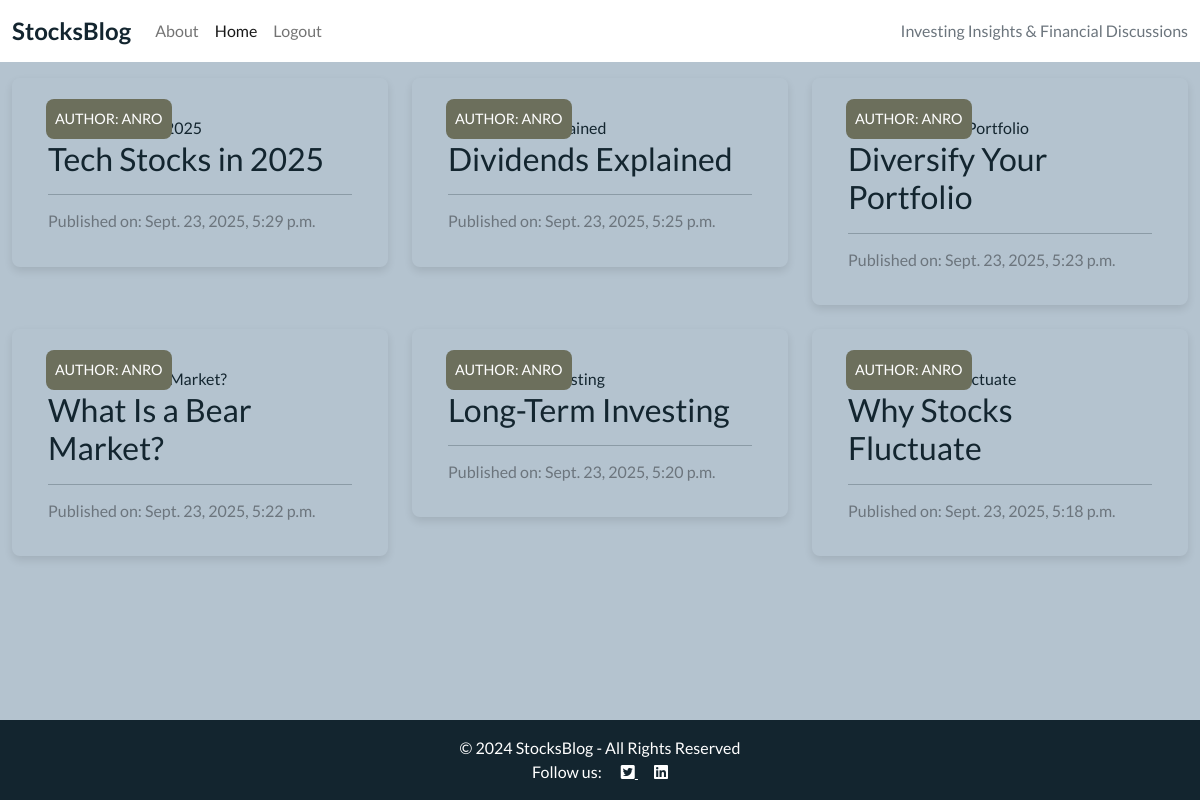
The app's page / (signed in) with its own data.
### blog/models.py (models this page shows, shortened)
class Post(models.Model):
    title = models.CharField(max_length=200)
    slug = models.SlugField(max_length=200, unique=True, blank=True)
    author = models.ForeignKey(
        User,
        on_delete=models.CASCADE,
        related_name="blog_posts"
    )
    featured_image = CloudinaryField('image', default='placeholder')
    content = models.TextField(default='Default content for new posts')
    created_on = models.DateTimeField(auto_now_add=True)
    status = models.IntegerField(choices=STATUS, default=0)
    excerpt = models.TextField(blank=True)
    updated_on = models.DateTimeField(auto_now=True)
    class Meta:
        ordering = ["-created_on"]

### blog/views.py (the view)
# urls.py: path('', views.PostList.as_view(), name='post_list'),
class PostList(generic.ListView):
    model = Post
    template_name = "blog/index.html"
    paginate_by = 6
    context_object_name = 'posts'
    ordering = ['-created_on']
    def get_queryset(self):
        return Post.objects.filter(status=1).order_by('-created_on')

### blog/templates/blog/index.html (shortened to what this page needs)
{% extends "blog/base.html" %}
{% load static %}
{% block content %}
<div class="container-fluid">
    <div class="row">
        <div class="col-12 mt-3 left">
            <div class="row">
                {% for post in posts %}
                <div class="col-md-4">
                    <div class="card mb-4">
                        <div class="card-body">
                            <div class="image-container">
                                <div class="image-flash">
                                    <p class="author">Author: {{ post.author }}</p>
                                </div>
                            </div>
                            <a href="{% url 'post_detail' post.slug %}" class="post-link">
                                <h2 class="card-title">{{ post.title }}</h2>
                            </a>
                            <hr />
                            <p class="card-text text-muted h6">Published on: {{ post.created_on }}</p>
                        </div>
                    </div>
                </div>
                {% if forloop.counter|divisibleby:3 %}
            </div>
            <div class="row">
                {% endif %}
                {% endfor %}
            </div>
        </div>
    </div>
</div>
{% endblock %}

### blog/static/css/style.css (style rules this page uses)
body { background-color: #B4C3CF; font-family: 'Lato', sans-serif; color: #13252F; }
.main-bg { background-color: #B4C3CF; }
.card { border: none; background-color: transparent; box-shadow: 0 4px 8px rgba(0, 0, 0, 0.1); border-radius: 8px; padding: 20px; margin-bottom: 20px; transition: transform 0.2s ease, box-shadow 0.2s ease; }
.image-container { position: relative; }
.image-flash { position: absolute; bottom: 5%; min-width: 30%; left: -2px; background-color: #6C6F5C; border-radius: 8px; padding: 5px; }
.author { color: white; margin: 4px; text-transform: uppercase; font-size: 0.9rem; font-weight: 500; }
.post-link { text-decoration: none; color: #13252F; font-weight: 500; }

### records on screen
Post: author "ANRO", title "Tech Stocks in 2025", created_on "Sept. 23, 2025, 5:29 p.m."
Post: author "ANRO", title "Dividends Explained", created_on "Sept. 23, 2025, 5:25 p.m."
Post: author "ANRO", title "Diversify Your Portfolio", created_on "Sept. 23, 2025, 5:23 p.m."
Post: author "ANRO", title "What Is a Bear Market?", created_on "Sept. 23, 2025, 5:22 p.m."
Post: author "ANRO", title "Long-Term Investing", created_on "Sept. 23, 2025, 5:20 p.m."
Post: author "ANRO", title "Why Stocks Fluctuate", created_on "Sept. 23, 2025, 5:18 p.m."
